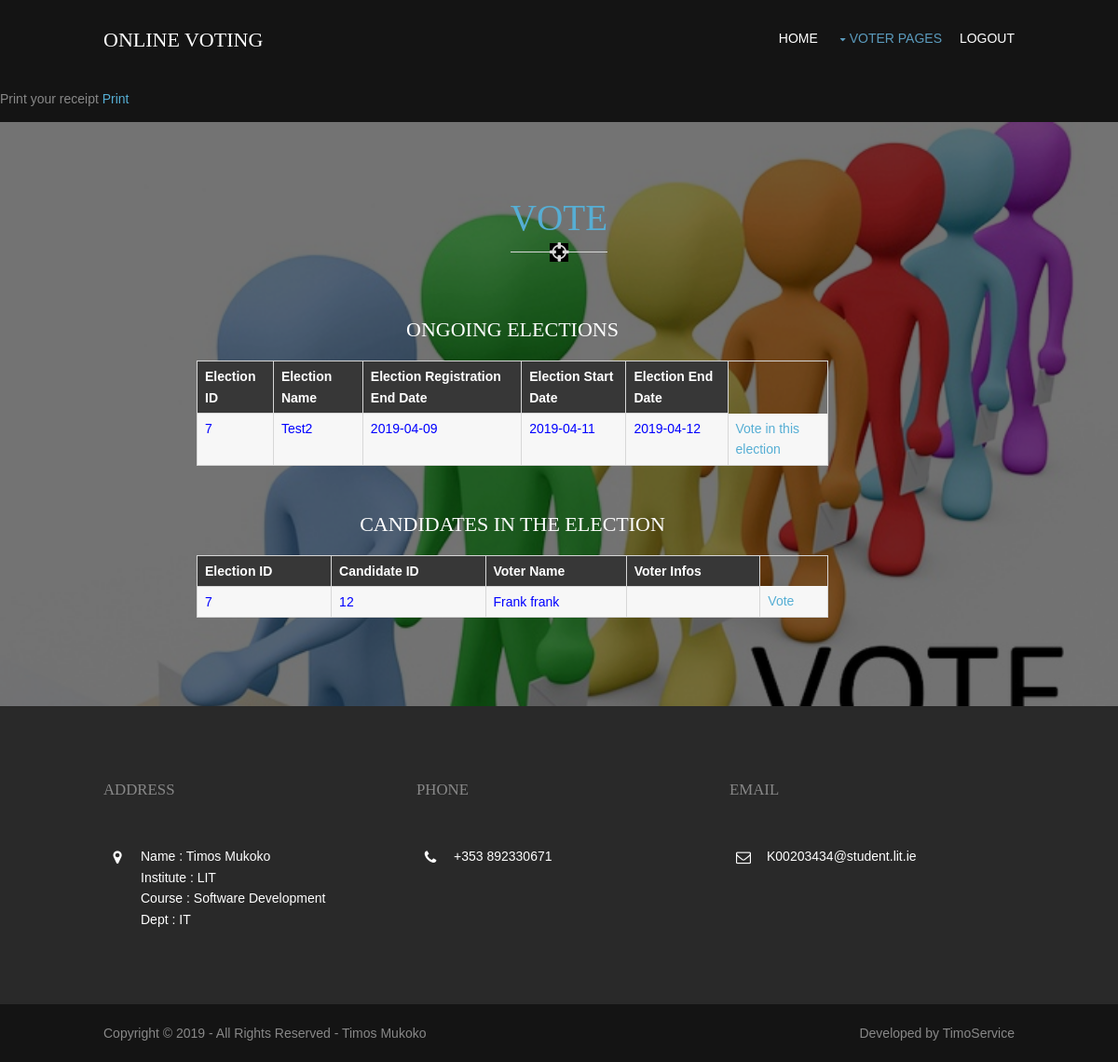
Page /vote.php?election_id=7 (signed in) on the committed database.
### tables this page shows
CREATE TABLE `tbelections` (
  `election_id` int(11) NOT NULL AUTO_INCREMENT,
  `election_name` varchar(255) NOT NULL,
  `reg_date` date NOT NULL,
  `start_date` date NOT NULL,
  `end_date` date NOT NULL,
  `status` enum('S','F','P','C') NOT NULL,
  PRIMARY KEY (`election_id`)
);

CREATE TABLE `tbcandidates` (
  `id` int(11) NOT NULL AUTO_INCREMENT,
  `candidate_id` int(11) NOT NULL,
  `election_id` int(11) NOT NULL,
  PRIMARY KEY (`id`)
);

CREATE TABLE `tbmembers` (
  `member_id` int(5) NOT NULL AUTO_INCREMENT,
  `first_name` varchar(45) NOT NULL,
  `last_name` varchar(45) NOT NULL,
  `email` varchar(45) NOT NULL,
  `voter_id` varchar(10) NOT NULL,
  `voter_pin` int(5) NOT NULL,
  `password` varchar(45) NOT NULL,
  `voter_status` int(11) NOT NULL DEFAULT '0',
  `candi_status` int(11) NOT NULL DEFAULT '0',
  `is_candidate` int(11) NOT NULL DEFAULT '0',
  `milestones` varchar(500) DEFAULT 'N/A',
  PRIMARY KEY (`member_id`),
  UNIQUE KEY `voter_id` (`voter_id`)
);

### vote.php (the view, shortened to what this page needs)
<?php
 $mysqli = new mysqli("localhost", "root", "", "poll3");
?>
<!DOCTYPE html>
<html>
<head>
<link href="layout/styles/layout.css" rel="stylesheet" type="text/css" media="all">
</head>
<body id="top">
<div class="wrapper row1">
  <header id="header" class="hoc clear">
    <div id="logo" class="fl_left">
      <h1><a href="index.php">ONLINE VOTING</a></h1>
    </div>
    <nav id="mainav" class="fl_right">
      <ul class="clear">
        <li><a href="voter.php">Home</a></li>
        <li class="active"><a class="drop" href="#">Voter Pages</a>
        </li>
        <li><a href="logout.php">Logout</a></li>
      </ul>
    </nav>
  </header>
</div>
<p>Print your receipt <a href="print-receipt.php" target="_blank">Print</a></p>
<div class="wrapper bgded overlay" style="background-image:url('images/demo/backgrounds/background1.jpg');">
  <section id="testimonials" class="hoc container clear">
    <center>
	<h2 class="font-x3 uppercase btmspace-70 underlined">  <a href="#">Vote</a></h2>
	</center>
    <ul class="nospace group">
      <li class="" style="margin-right: 300px">
            <table border="0" width="100%" align="center" style="margin-left: 100px;margin-top: 50px">
            <CAPTION><h3>ONGOING ELECTIONS</h3></CAPTION>
            <th>Election ID</th>
            <th>Election Name</th>
            <th>Election Registration End Date</th>
            <th>Election Start Date</th>
            <th>Election End Date</th>
            <?php
            $result = $mysqli->query("SELECT * FROM tbelections WHERE status = 'S'");
                while ($row = mysqli_fetch_array($result)){
                    echo "<tr>";
                    echo "<td style='color:#0000ff'>" . $row['election_id']."</td>";
                    echo "<td style='color:#0000ff'>" . $row['election_name']."</td>";
                    echo "<td style='color:#0000ff'>" . $row['reg_date']."</td>";
                    echo "<td style='color:#0000ff'>" . $row['start_date']."</td>";
                    echo "<td style='color:#0000ff'>" . $row['end_date']."</td>";
                    echo '<td style="color:#0000ff"><a href="vote.php?election_id=' . $row['election_id'] . '">Vote in this election</a></td>';
                    echo "</tr>";
                }
            ?>
            </table>
    <?php
     if (isset($_GET['election_id']))
     {
       $id = $_GET['election_id'];
       $result = $mysqli->query("SELECT * FROM tbcandidates WHERE election_id = '$id'");
       ?>
       <table border="0" width="100%" align="center" style="margin-left: 100px;margin-top: 50px">
            <CAPTION><h3>CANDIDATES IN THE ELECTION</h3></CAPTION>
            <th>Election ID</th>
            <th>Candidate ID</th>
            <th>Voter Name</th>
            <th>Voter Infos</th>
		  <?php
                while ($row = mysqli_fetch_array($result)){
                    echo "<tr>";
                    echo "<td style='color:#0000ff'>" . $row['election_id']."</td>";
                    echo "<td style='color:#0000ff'>" . $row['candidate_id']."</td>";
                    $candid =$row['candidate_id'];
                    $res = $mysqli->query("SELECT * FROM tbmembers WHERE member_id = '$candid'");
                    while ($r = mysqli_fetch_array($res)){
                          echo "<td style='color:#0000ff'>" . $r['first_name'].' '. $r['last_name']."</td>";
                          echo "<td style='color:#0000ff;white-space: pre-line'>" . $r['infos']."</td>";
                    }
                    echo '<td style="color:#0000ff"><a href="vote.php?id='. $row['election_id'] . '&candidate_id='.$row['candidate_id'].'">Vote</a></td>';
                    echo "</tr>";
                }
            ?>
            </table>
         <?php
     }
     else
?>
      </li>
    </ul>
  </section>
</div>
<?php include 'footer.php'; ?>

### layout/styles/layout.css (style rules this page uses)
#header { padding:30px 0 0 0; }
#header #logo h1 { margin:0; padding:0; font-size:22px; text-transform:uppercase; }
.container { padding:80px 0; }
*, *::before, *::after { transition:all .3s ease-in-out; }
nav ul, nav ol { margin:0; padding:0; list-style:none; }
#mainav, #breadcrumb, .sidebar nav { line-height:normal; }
#mainav .drop::after, #mainav li li .drop::after, #breadcrumb li a::after, .sidebar nav a::after { position:absolute; font-family:"FontAwesome"; font-size:10px; line-height:10px; }
#mainav ul.clear { margin-top:3px; }
#mainav ul { text-transform:uppercase; }
#mainav li { display:inline-block; position:relative; margin:0 15px 0 0; padding:0; }
#mainav li:last-child { margin-right:0; }
#mainav li a { display:block; padding:0 0 32px 0; }
#mainav .drop { padding-left:15px; }
#mainav .drop::after, #mainav li li .drop::after { content:"\f0d7"; }
#mainav .drop::after { top:5px; left:5px; }
table, th, td { border:1px solid; border-collapse:collapse; vertical-align:top; }
table, th { table-layout:auto; }
table { width:100%; margin-bottom:15px; }
th, td { padding:5px 8px; }
td { border-width:0 1px; }
body { color:#888888; background-color:#141414; }
a { color:#56AED4; }
.overlay { color:#FFFFFF; background-color:inherit; }
.overlay::after { color:inherit; background-color:rgba(0,0,0,.55); }
.underlined::before { background-color:#D7D7D7; }
.underlined::after { color:#D7D7D7; background-color:#FFFFFF; }
.bgded .underlined::after { background-color:#000000; }
.row1 { color:#FFFFFF; background-color:#141414; }
#header #logo * { color:inherit; }
#mainav li a { color:inherit; }
#mainav .active a, #mainav a:hover, #mainav li:hover > a { color:#5B9BBD; background-color:inherit; }
table, th, td, #comments .avatar, #comments input, #comments textarea { border-color:#D7D7D7; }
th { color:#FFFFFF; background-color:#373737; }
tr, #comments li, #comments input[type="submit"], #comments input[type="reset"] { color:inherit; background-color:#FBFBFB; }
tr:nth-child(even), #comments li:nth-child(even) { color:inherit; background-color:#F7F7F7; }
table a, #comments a { background-color:inherit; }
@media screen and (min-width:978px) { .hoc { max-width:978px; } }

### layout/styles/framework.css (style rules this page uses)
html { overflow-y:scroll; overflow-x:hidden; }
html, body { margin:0; padding:0; font-size:14px; line-height:1.6em; }
*, *::before, *::after { box-sizing:border-box; }
.uppercase { text-transform:uppercase; }
.nospace { margin:0; padding:0; list-style:none; }
.overlay { position:relative; z-index:1; }
.overlay::after { display:block; position:absolute; top:0; left:0; width:100%; height:100%; content:""; z-index:-1; }
.bgded { background-position:top center; background-repeat:no-repeat; background-size:cover; }
.clear, .group { display:block; }
.clear::before, .clear::after, .group::before, .group::after { display:table; content:""; }
.clear, .clear::after, .group, .group::after { clear:both; }
a { outline:none; text-decoration:none; }
.fl_left, .imgl { float:left; }
.fl_right, .imgr { float:right; }
body, input, textarea, select { font-family:Verdana, Geneva, sans-serif; }
h1, h2, h3, h4, h5, h6, .heading { font-family:Georgia, "Times New Roman", Times, serif; }
h1, h2, h3, h4, h5, h6, .heading { margin:0 0 20px 0; font-size:22px; line-height:normal; font-weight:normal; text-transform:capitalize; }
.underlined { display:inline-block; position:relative; padding-bottom:15px; z-index:1; }
.underlined::before, .underlined::after { display:block; position:absolute; bottom:0; width:100%; height:1px; content:""; }
.underlined::after { bottom:-10px; left:50%; width:20px; height:20px; line-height:20px; margin-left:-10px; font-family:"FontAwesome"; font-size:24px; content:"\f05b"; text-align:center; }
.font-x3 { font-size:2.8rem; }
.wrapper { display:block; width:100%; margin:0; padding:0; text-align:left; word-wrap:break-word; }
.hoc { display:block; margin:0 auto; }
address, article, aside, figcaption, figure, footer, header, main, nav, section { display:block; margin:0; padding:0; }

### rows in the picture
tbelections: election_id "7", election_name "Test2", reg_date "2019-04-09", start_date "2019-04-11", end_date "2019-04-12"
tbcandidates: election "7", candidate "12"
tbmembers: first_name "Frank", last_name "frank"
